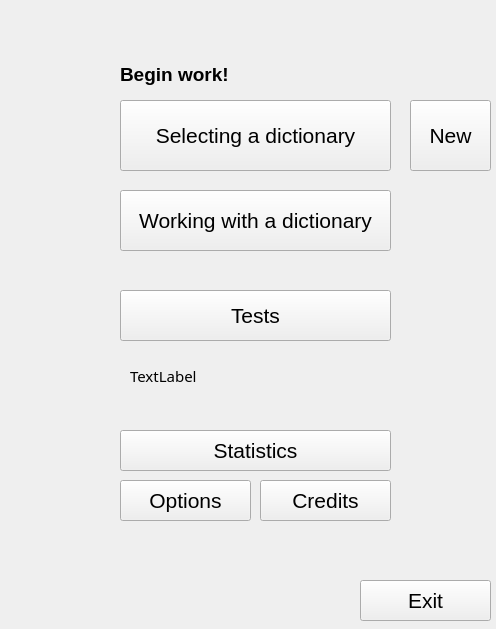
<?xml version="1.0" encoding="UTF-8"?>
<ui version="4.0">
 <class>FormMainWindow</class>
 <widget class="QWidget" name="FormMainWindow">
  <property name="geometry">
   <rect>
    <x>0</x>
    <y>0</y>
    <width>496</width>
    <height>629</height>
   </rect>
  </property>
  <property name="windowTitle">
   <string>Form</string>
  </property>
  <widget class="QPushButton" name="btnSelect">
   <property name="geometry">
    <rect>
     <x>120</x>
     <y>100</y>
     <width>271</width>
     <height>71</height>
    </rect>
   </property>
   <property name="font">
    <font>
     <family>Microsoft YaHei UI</family>
     <pointsize>16</pointsize>
    </font>
   </property>
   <property name="text">
    <string>Selecting a dictionary</string>
   </property>
  </widget>
  <widget class="QPushButton" name="btnWork">
   <property name="geometry">
    <rect>
     <x>120</x>
     <y>190</y>
     <width>271</width>
     <height>61</height>
    </rect>
   </property>
   <property name="font">
    <font>
     <family>Microsoft YaHei UI</family>
     <pointsize>16</pointsize>
    </font>
   </property>
   <property name="text">
    <string>Working with a dictionary</string>
   </property>
  </widget>
  <widget class="QPushButton" name="btnTests">
   <property name="geometry">
    <rect>
     <x>120</x>
     <y>290</y>
     <width>271</width>
     <height>51</height>
    </rect>
   </property>
   <property name="font">
    <font>
     <family>Microsoft YaHei UI</family>
     <pointsize>16</pointsize>
    </font>
   </property>
   <property name="text">
    <string>Tests</string>
   </property>
  </widget>
  <widget class="QLabel" name="labelState">
   <property name="geometry">
    <rect>
     <x>130</x>
     <y>350</y>
     <width>261</width>
     <height>51</height>
    </rect>
   </property>
   <property name="font">
    <font>
     <family>Modern No. 20</family>
     <pointsize>11</pointsize>
    </font>
   </property>
   <property name="layoutDirection">
    <enum>Qt::LeftToRight</enum>
   </property>
   <property name="text">
    <string>TextLabel</string>
   </property>
   <property name="wordWrap">
    <bool>true</bool>
   </property>
  </widget>
  <widget class="QPushButton" name="btnStat">
   <property name="geometry">
    <rect>
     <x>120</x>
     <y>430</y>
     <width>271</width>
     <height>41</height>
    </rect>
   </property>
   <property name="font">
    <font>
     <family>Microsoft YaHei UI</family>
     <pointsize>16</pointsize>
    </font>
   </property>
   <property name="text">
    <string>Statistics</string>
   </property>
  </widget>
  <widget class="QPushButton" name="btnOpt">
   <property name="geometry">
    <rect>
     <x>120</x>
     <y>480</y>
     <width>131</width>
     <height>41</height>
    </rect>
   </property>
   <property name="font">
    <font>
     <family>Microsoft YaHei UI</family>
     <pointsize>16</pointsize>
    </font>
   </property>
   <property name="text">
    <string>Options</string>
   </property>
  </widget>
  <widget class="QPushButton" name="btnCred">
   <property name="geometry">
    <rect>
     <x>260</x>
     <y>480</y>
     <width>131</width>
     <height>41</height>
    </rect>
   </property>
   <property name="font">
    <font>
     <family>Microsoft YaHei UI</family>
     <pointsize>16</pointsize>
    </font>
   </property>
   <property name="text">
    <string>Credits</string>
   </property>
  </widget>
  <widget class="QPushButton" name="btnExit">
   <property name="geometry">
    <rect>
     <x>360</x>
     <y>580</y>
     <width>131</width>
     <height>41</height>
    </rect>
   </property>
   <property name="font">
    <font>
     <family>Microsoft YaHei UI</family>
     <pointsize>16</pointsize>
    </font>
   </property>
   <property name="text">
    <string>Exit</string>
   </property>
  </widget>
  <widget class="QLabel" name="label_2">
   <property name="geometry">
    <rect>
     <x>120</x>
     <y>59</y>
     <width>251</width>
     <height>31</height>
    </rect>
   </property>
   <property name="font">
    <font>
     <family>Microsoft YaHei UI</family>
     <pointsize>14</pointsize>
     <weight>75</weight>
     <bold>true</bold>
    </font>
   </property>
   <property name="text">
    <string>Begin work!</string>
   </property>
  </widget>
  <widget class="QPushButton" name="btnNewDict">
   <property name="geometry">
    <rect>
     <x>410</x>
     <y>100</y>
     <width>81</width>
     <height>71</height>
    </rect>
   </property>
   <property name="font">
    <font>
     <family>Microsoft YaHei UI</family>
     <pointsize>16</pointsize>
    </font>
   </property>
   <property name="text">
    <string>New</string>
   </property>
  </widget>
 </widget>
 <resources/>
 <connections/>
</ui>
